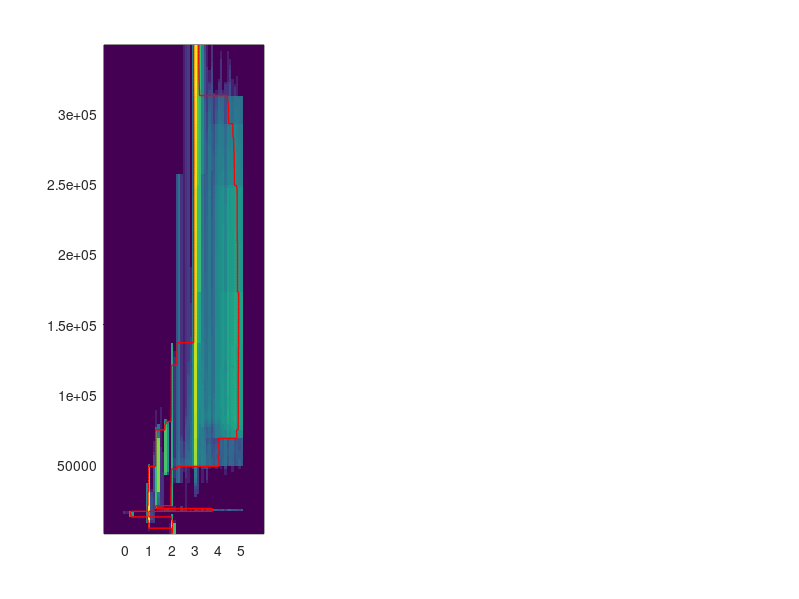

Write MATLAB code to recreate this figure. (Note: this script raises an error after producing the figure.)
clc; clear all;

try
    load('MT_TD_Chain_Stat_info.mat');
    fprintf('Plotting MT chains \n')
    image_name = 'MT_Post_image';
catch
    try
        load('DC_TD_Chain_Stat_info.mat');
        fprintf('Plotting DC chains \n')
        image_name = 'DC_Post_image';
    catch
        load('MT_DC_TD_Chain_Stat_info.mat');
        fprintf('Plotting MT+DC chains \n')
        image_name = 'MT_Post_image';
    end
end

fnt_headg = 14; fnt_ticks = 12;     fnt_label = 12;    marksize = 8;
xwidth = 800; ywidth = 600;

figure1 = figure;
set(gcf,'PaperPositionMode','auto')
set(figure1, 'Position', [0 0 xwidth ywidth])

% S.zPlot = 10.^S.zPlot/1000;

subplot(1,3,1)

h = pcolor(S.rhoPlot,S.zPlot,log10(S.posteriorPDF));
set(h,'EdgeColor','none')
hold on
stairs(S.p5,S.zPlot,'-r','linewidth',1)
stairs(S.p95,S.zPlot,'-r','linewidth',1)
if exist('MT_data.mat','file')
   load('MT_data.mat')
   y.z = [0; cumsum(MT.thicknesses)]; y.z = y.z(1:end-1);
   y.rho = log10(MT.resistivities);
   y.z(1) = -1.;
   y.z(2:end) = (y.z(2:end));
   plotModel1D(y)
end
xlabel('log(\rho) (ohm-m)')
ylabel('log10 Depth (m)')
set(gca,'YDir','reverse','Xtick',-1:1:6)
ylim([0 350000])
set(gca,'FontSize',fnt_ticks)
c = colorbar;
c.Label.String = 'log10 (PDF)';

subplot(1,3,2)
kPDF = nansum(S.kSamples,2)./(nansum(nansum(S.kSamples))*S.dz);
kPrior = mean(kPDF);
kPDF(1) = 0;  % To make the first interface as invalid as its always there
plot(kPDF,S.zPlot(1:end-1),'linewidth',2)
hold on
plot([kPrior kPrior],[S.zPlot(2) S.zPlot(end-1)],'--k')
set(gca,'YDir','reverse')
set(gca,'FontSize',14)
% ylim([S.zPlot(1) S.zPlot(end-1)])
% ylim([log10(100) log10(5000)])
ylim([0 350000])
ylabel('Depth (m)')
xlabel('probability density')

subplot(1,3,3)
histogram(ngrid,'Normalization','pdf')
xlabel('# of subsurface layers')
ylabel('probability density')
set(gca,'FontSize',fnt_ticks)

% set(gcf,'position',[50  250  1092  477])

f=gcf;
print(f,image_name,'-djpeg',['-r',num2str(600)]);
